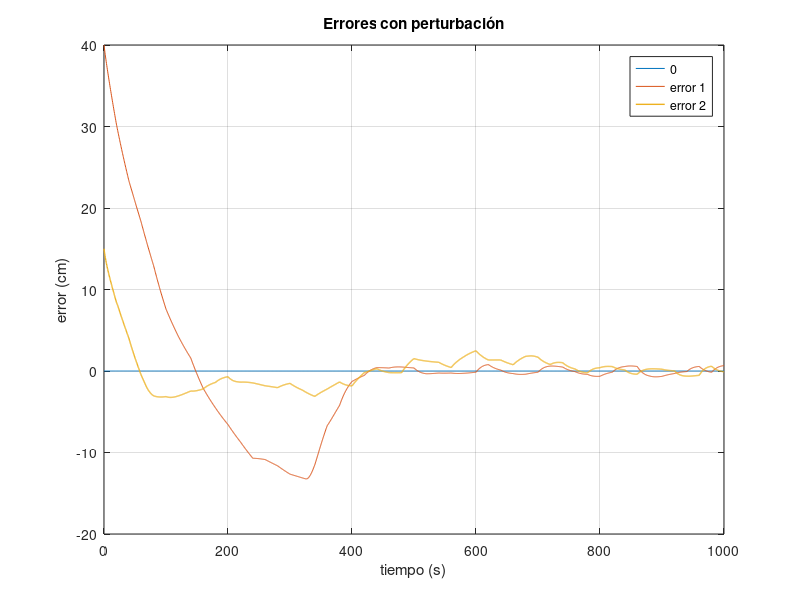

Write the MATLAB code that produced this figure.

clear all;

load("error.mat");
resized = [680, 458, 280, 210];

figure(1)
plot(error(1,:), zeros(size(error(1,:))), error(1,:), error(2,:)*100, error(1,:), error(3,:)*100, 'linewidth', 1);
grid on;
xlabel('tiempo (s)');
ylabel('error (cm)');
legend('0', 'error 1', 'error 2');
title('Errores con perturbación');
set(gcf, 'Position', resized);
